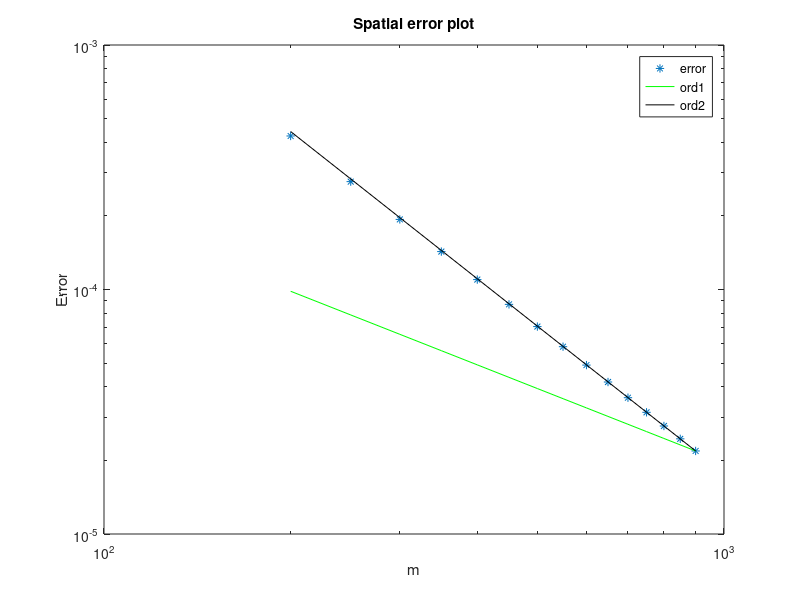

Source code (MATLAB):
clear all
close all

count=0;
mrange=200:50:900;


for m=mrange 
    count=count+1;    
    x=linspace(0,1,m)';
h=1/(m-1);

A = toeplitz(sparse([1,1],[1,2],[-2,1]/h^2,1,m));
B = toeplitz(sparse(1,2,-1/(2*h),1,m), sparse(1,2,1/(2*h),1,m));

c=150;
d=4/(pi^2);
Pe=(c*h)/(2*d);
Pe<1

%phi=@(x) x;
phiS=@(z) z-1+ (2*z)./(exp(2*z)-1) ;
%d=d*(1+phi(Pe));
d=d*(1+phiS(Pe));

%condizioni al bordo
A(1,1:2)=[0,0];
B(1,2)=0;
A(m,m-1:m)=[2,-2]/h^2;
B(m,m-1)=0;
%termine sorgente
b=@(t) c*(pi/2)*exp(-t)*[0;cos((pi/2)*x(2:m))];

ts=1000;
tstar=1;
k=tstar/ts;
y0=sin((pi/2)*x);
t=linspace(0,tstar,ts+1);
C=d*A-c*B;
yn=y0;

for n=1:ts
    y=yn;
    y=(speye(m)-k*0.5*C)\( (speye(m)+k*0.5*C)*y + k*0.5*( b(t(n)) + b(t(n+1)) ) );
    yn=y;
end

sol=exp(-1)*sin((pi/2)*x);
err(count)=norm(y-sol,inf);

end

loglog(mrange,err,'*',mrange,err(end)*(mrange/mrange(end)).^(-1),'g',...
    mrange,err(end)*(mrange/mrange(end)).^(-2),'k')
title('Spatial error plot')
xlabel('m')
ylabel('Error')
legend('error','ord1','ord2')
